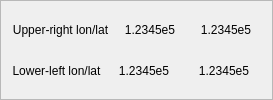
           <widget class="QFrame" name="minMaxLonLatFrame">
            <property name="frameShape">
             <enum>QFrame::StyledPanel</enum>
            </property>
            <property name="frameShadow">
             <enum>QFrame::Raised</enum>
            </property>
            <layout class="QHBoxLayout" name="horizontalLayout">
             <item>
              <layout class="QVBoxLayout">
               <item>
                <layout class="QHBoxLayout">
                 <item>
                  <widget class="QLabel" name="textLabel9_2_2">
                   <property name="text">
                    <string>Upper-right lon/lat</string>
                   </property>
                   <property name="alignment">
                    <set>Qt::AlignCenter</set>
                   </property>
                   <property name="wordWrap">
                    <bool>false</bool>
                   </property>
                  </widget>
                 </item>
                 <item>
                  <widget class="QLabel" name="maxVarLonLabel">
                   <property name="minimumSize">
                    <size>
                     <width>70</width>
                     <height>0</height>
                    </size>
                   </property>
                   <property name="maximumSize">
                    <size>
                     <width>100</width>
                     <height>32767</height>
                    </size>
                   </property>
                   <property name="toolTip">
                    <string>Longitude and latitude of upper-right corner of current region</string>
                   </property>
                   <property name="text">
                    <string>1.2345e5</string>
                   </property>
                   <property name="alignment">
                    <set>Qt::AlignCenter</set>
                   </property>
                   <property name="wordWrap">
                    <bool>false</bool>
                   </property>
                  </widget>
                 </item>
                 <item>
                  <widget class="QLabel" name="maxVarLatLabel">
                   <property name="minimumSize">
                    <size>
                     <width>70</width>
                     <height>0</height>
                    </size>
                   </property>
                   <property name="maximumSize">
                    <size>
                     <width>100</width>
                     <height>32767</height>
                    </size>
                   </property>
                   <property name="toolTip">
                    <string>Longitude and latitude of upper-right corner of current region</string>
                   </property>
                   <property name="text">
                    <string>1.2345e5</string>
                   </property>
                   <property name="alignment">
                    <set>Qt::AlignCenter</set>
                   </property>
                   <property name="wordWrap">
                    <bool>false</bool>
                   </property>
                  </widget>
                 </item>
                </layout>
               </item>
               <item>
                <layout class="QHBoxLayout">
                 <item>
                  <widget class="QLabel" name="textLabel9_2_2_2">
                   <property name="text">
                    <string>Lower-left lon/lat</string>
                   </property>
                   <property name="alignment">
                    <set>Qt::AlignCenter</set>
                   </property>
                   <property name="wordWrap">
                    <bool>false</bool>
                   </property>
                  </widget>
                 </item>
                 <item>
                  <widget class="QLabel" name="minVarLonLabel">
                   <property name="minimumSize">
                    <size>
                     <width>70</width>
                     <height>0</height>
                    </size>
                   </property>
                   <property name="maximumSize">
                    <size>
                     <width>100</width>
                     <height>32767</height>
                    </size>
                   </property>
                   <property name="toolTip">
                    <string>Longitudeand latitude of low-left corner of current region</string>
                   </property>
                   <property name="text">
                    <string>1.2345e5</string>
                   </property>
                   <property name="alignment">
                    <set>Qt::AlignCenter</set>
                   </property>
                   <property name="wordWrap">
                    <bool>false</bool>
                   </property>
                  </widget>
                 </item>
                 <item>
                  <widget class="QLabel" name="minVarLatLabel">
                   <property name="minimumSize">
                    <size>
                     <width>70</width>
                     <height>0</height>
                    </size>
                   </property>
                   <property name="maximumSize">
                    <size>
                     <width>100</width>
                     <height>32767</height>
                    </size>
                   </property>
                   <property name="toolTip">
                    <string>Longitudeand latitude of low-left corner of current region</string>
                   </property>
                   <property name="text">
                    <string>1.2345e5</string>
                   </property>
                   <property name="alignment">
                    <set>Qt::AlignCenter</set>
                   </property>
                   <property name="wordWrap">
                    <bool>false</bool>
                   </property>
                  </widget>
                 </item>
                </layout>
               </item>
              </layout>
             </item>
            </layout>
           </widget>
